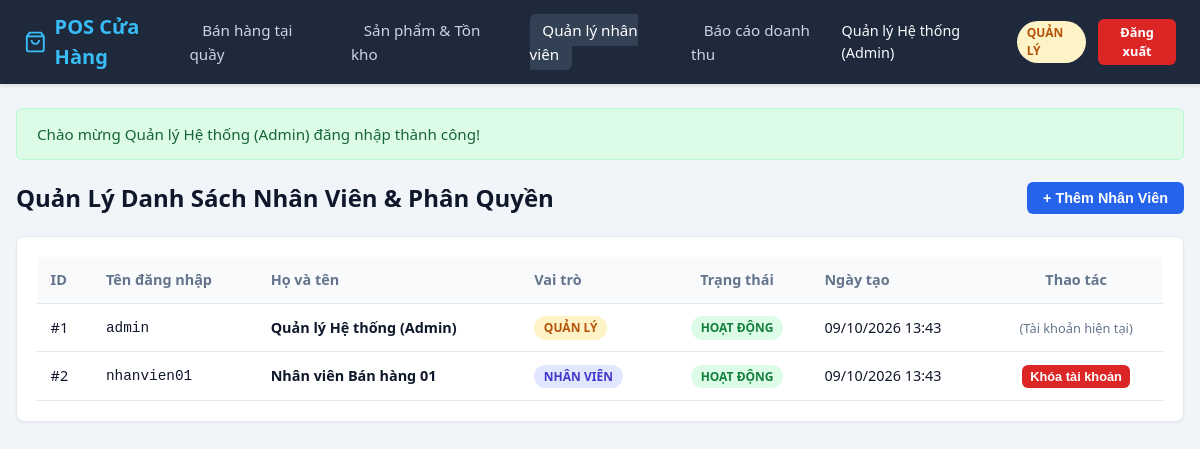
/web/src/users.php (signed in), run on the app's committed database.
### tables this page shows
CREATE TABLE IF NOT EXISTS `users` (
    `id` INT AUTO_INCREMENT PRIMARY KEY,
    `username` VARCHAR(50) NOT NULL UNIQUE,
    `password_hash` VARCHAR(255) NOT NULL,
    `full_name` VARCHAR(100) NOT NULL,
    `role` ENUM('manager', 'staff') NOT NULL,
    `is_active` TINYINT NOT NULL DEFAULT 1,
    `created_at` TIMESTAMP NOT NULL DEFAULT CURRENT_TIMESTAMP
);

### web/src/includes/auth.php (called while the page is built, shortened)
<?php
function is_logged_in() {
    return isset($_SESSION['user_id']) && !empty($_SESSION['user_id']);
}
function current_user() {
    return $_SESSION['user'] ?? null;
}
function is_manager() {
    return is_logged_in() && (current_user()['role'] ?? '') === 'manager';
}

### web/src/includes/helpers.php (called while the page is built, shortened)
<?php
function e($str) {
    return htmlspecialchars((string)$str, ENT_QUOTES, 'UTF-8');
}
function get_flash() {
    if (isset($_SESSION['flash'])) {
        $flash = $_SESSION['flash'];
        return $flash;
    }
    return null;
}

### web/src/users.php (the view, shortened to what this page needs)
<?php
require_once __DIR__ . '/includes/auth.php';
require_once __DIR__ . '/includes/helpers.php';
$pdo = get_db_connection();
$users = $pdo->query("SELECT id, username, full_name, role, is_active, created_at FROM users ORDER BY id ASC")->fetchAll();
require_once __DIR__ . '/includes/header.php';
?>
<div style="display: flex; justify-content: space-between; align-items: center; margin-bottom: 1.25rem;">
    <h2>Quản Lý Danh Sách Nhân Viên & Phân Quyền</h2>
    <button onclick="document.getElementById('user-modal').style.display='block'" class="btn btn-primary">+ Thêm Nhân Viên</button>
</div>
<div class="card">
    <div class="table-responsive">
        <table class="data-table">
            <thead>
                <tr>
                    <th>ID</th>
                    <th>Tên đăng nhập</th>
                    <th>Họ và tên</th>
                    <th>Vai trò</th>
                    <th style="text-align: center;">Trạng thái</th>
                    <th>Ngày tạo</th>
                    <th style="text-align: center;">Thao tác</th>
                </tr>
            </thead>
            <tbody>
                <?php foreach ($users as $u): ?>
                    <tr>
                        <td>#<?= $u['id'] ?></td>
                        <td><code><?= e($u['username']) ?></code></td>
                        <td><strong><?= e($u['full_name']) ?></strong></td>
                        <td>
                            <span class="badge <?= $u['role'] === 'manager' ? 'badge-manager' : 'badge-staff' ?>">
                                <?= $u['role'] === 'manager' ? 'Quản lý' : 'Nhân viên' ?>
                            </span>
                        </td>
                        <td style="text-align: center;">
                            <span class="badge <?= $u['is_active'] ? 'badge-success' : 'badge-danger' ?>">
                                <?= $u['is_active'] ? 'Hoạt động' : 'Đã khóa' ?>
                            </span>
                        </td>
                        <td><?= date('d/m/Y H:i', strtotime($u['created_at'])) ?></td>
                        <td style="text-align: center;">
                            <?php if ($u['id'] !== (int)$_SESSION['user_id']): ?>
                                <form method="POST" action="users.php" style="display: inline;" onsubmit="return confirm('Xác nhận đổi trạng thái khóa/mở tài khoản này?');">
                                    <button type="submit" class="btn <?= $u['is_active'] ? 'btn-danger' : 'btn-success' ?> btn-sm">
                                        <?= $u['is_active'] ? 'Khóa tài khoản' : 'Mở khóa' ?>
                                    </button>
                                </form>
                            <?php else: ?>
                                <span style="font-size: 0.8rem; color: var(--text-muted);">(Tài khoản hiện tại)</span>
                            <?php endif; ?>
                        </td>
                    </tr>
                <?php endforeach; ?>
            </tbody>
        </table>
    </div>
</div>
<?php require_once __DIR__ . '/includes/footer.php'; ?>

### web/src/includes/header.php (shortened to what this page needs)
<?php
require_once __DIR__ . '/auth.php';
require_once __DIR__ . '/helpers.php';
$user = current_user();
$current_page = basename($_SERVER['PHP_SELF']);
?>
<!DOCTYPE html>
<html lang="vi">
<head>
    <link rel="stylesheet" href="css/style.css">
</head>
<body>
<?php if (is_logged_in()): ?>
<nav class="navbar">
    <a href="pos.php" class="brand">
        <svg width="24" height="24" viewBox="0 0 24 24" fill="none" stroke="currentColor" stroke-width="2"><path d="M6 2L3 6v14a2 2 0 0 0 2 2h14a2 2 0 0 0 2-2V6l-3-4z"/><line x1="3" y1="6" x2="21" y2="6"/><path d="M16 10a4 4 0 0 1-8 0"/></svg>
        POS Cửa Hàng
    </a>
    <ul class="nav-links">
        <li><a href="pos.php" class="<?= $current_page === 'pos.php' ? 'active' : '' ?>">Bán hàng tại quầy</a></li>
        <li><a href="products.php" class="<?= $current_page === 'products.php' ? 'active' : '' ?>">Sản phẩm & Tồn kho</a></li>
        <?php if (is_manager()): ?>
            <li><a href="users.php" class="<?= $current_page === 'users.php' ? 'active' : '' ?>">Quản lý nhân viên</a></li>
            <li><a href="reports.php" class="<?= $current_page === 'reports.php' ? 'active' : '' ?>">Báo cáo doanh thu</a></li>
        <?php endif; ?>
    </ul>
    <div class="nav-user">
        <span><?= e($user['full_name']) ?></span>
        <span class="badge <?= $user['role'] === 'manager' ? 'badge-manager' : 'badge-staff' ?>">
            <?= $user['role'] === 'manager' ? 'Quản lý' : 'Nhân viên' ?>
        </span>
        <a href="logout.php" class="btn btn-danger btn-sm">Đăng xuất</a>
    </div>
</nav>
<?php endif; ?>
<div class="container">
    <?php $flash = get_flash(); if ($flash): ?>
        <div class="alert alert-<?= e($flash['type']) ?>">
            <?= e($flash['message']) ?>
        </div>
    <?php endif; ?>

### web/src/css/style.css (style rules this page uses)
:root { --primary: #2563eb; --primary-hover: #1d4ed8; --success: #16a34a; --danger: #dc2626; --warning: #d97706; --bg-main: #f1f5f9; --bg-card: #ffffff; --text-main: #0f172a; --text-muted: #64748b; --border: #e2e8f0; --font: system-ui, -apple-system, 'Segoe UI', Roboto, Helvetica, Arial, sans-serif; }
* { box-sizing: border-box; margin: 0; padding: 0; }
body { font-family: var(--font); background-color: var(--bg-main); color: var(--text-main); line-height: 1.5; min-height: 100vh; }
.navbar { background: #1e293b; color: #f8fafc; padding: 0.75rem 1.5rem; display: flex; justify-content: space-between; align-items: center; box-shadow: 0 2px 4px rgba(0,0,0,0.1); }
.navbar .brand { font-size: 1.25rem; font-weight: 700; color: #38bdf8; text-decoration: none; display: flex; align-items: center; gap: 0.5rem; }
.nav-links { display: flex; list-style: none; gap: 1rem; align-items: center; }
.nav-links a { color: #cbd5e1; text-decoration: none; padding: 0.4rem 0.8rem; border-radius: 6px; font-size: 0.95rem; font-weight: 500; transition: all 0.2s; }
.nav-links a:hover, .nav-links a.active { background: #334155; color: #ffffff; }
.nav-user { display: flex; align-items: center; gap: 0.75rem; font-size: 0.9rem; }
.badge { padding: 0.2rem 0.6rem; border-radius: 9999px; font-size: 0.75rem; font-weight: 600; text-transform: uppercase; }
.badge-manager { background: #fef3c7; color: #b45309; }
.badge-staff { background: #e0e7ff; color: #4338ca; }
.badge-success { background: #dcfce7; color: #15803d; }
.btn { display: inline-block; padding: 0.5rem 1rem; border-radius: 6px; font-size: 0.9rem; font-weight: 600; border: none; cursor: pointer; text-decoration: none; transition: background 0.2s, transform 0.1s; text-align: center; }
.btn-primary { background: var(--primary); color: white; }
.btn-danger { background: var(--danger); color: white; }
.btn-sm { padding: 0.25rem 0.5rem; font-size: 0.8rem; }
.container { max-width: 1400px; margin: 1.5rem auto; padding: 0 1rem; }
.alert { padding: 0.85rem 1.25rem; border-radius: 6px; margin-bottom: 1.25rem; font-size: 0.95rem; }
.alert-success { background: #dcfce7; color: #166534; border: 1px solid #bbf7d0; }
.card { background: var(--bg-card); border-radius: 8px; border: 1px solid var(--border); padding: 1.25rem; box-shadow: 0 1px 3px rgba(0,0,0,0.05); margin-bottom: 1.25rem; }
.table-responsive { overflow-x: auto; }
table.data-table { width: 100%; border-collapse: collapse; font-size: 0.9rem; }
table.data-table th, table.data-table td { padding: 0.75rem 0.85rem; text-align: left; border-bottom: 1px solid var(--border); }
table.data-table th { background: #f8fafc; font-weight: 600; color: var(--text-muted); }

### data on the page
users: full_name "Quản lý Hệ thống (Admin)", id "1", username "admin", role "QUẢN LÝ", is_active "HOẠT ĐỘNG", created_at "09/10/2026 13:43", shows "(Tài khoản hiện tại)"
users: id "2", username "nhanvien01", full_name "Nhân viên Bán hàng 01", role "NHÂN VIÊN", is_active "HOẠT ĐỘNG", created_at "09/10/2026 13:43"

### other printed values
$flash['message'] "Chào mừng Quản lý Hệ thống (Admin) đăng nhập thành công!"
